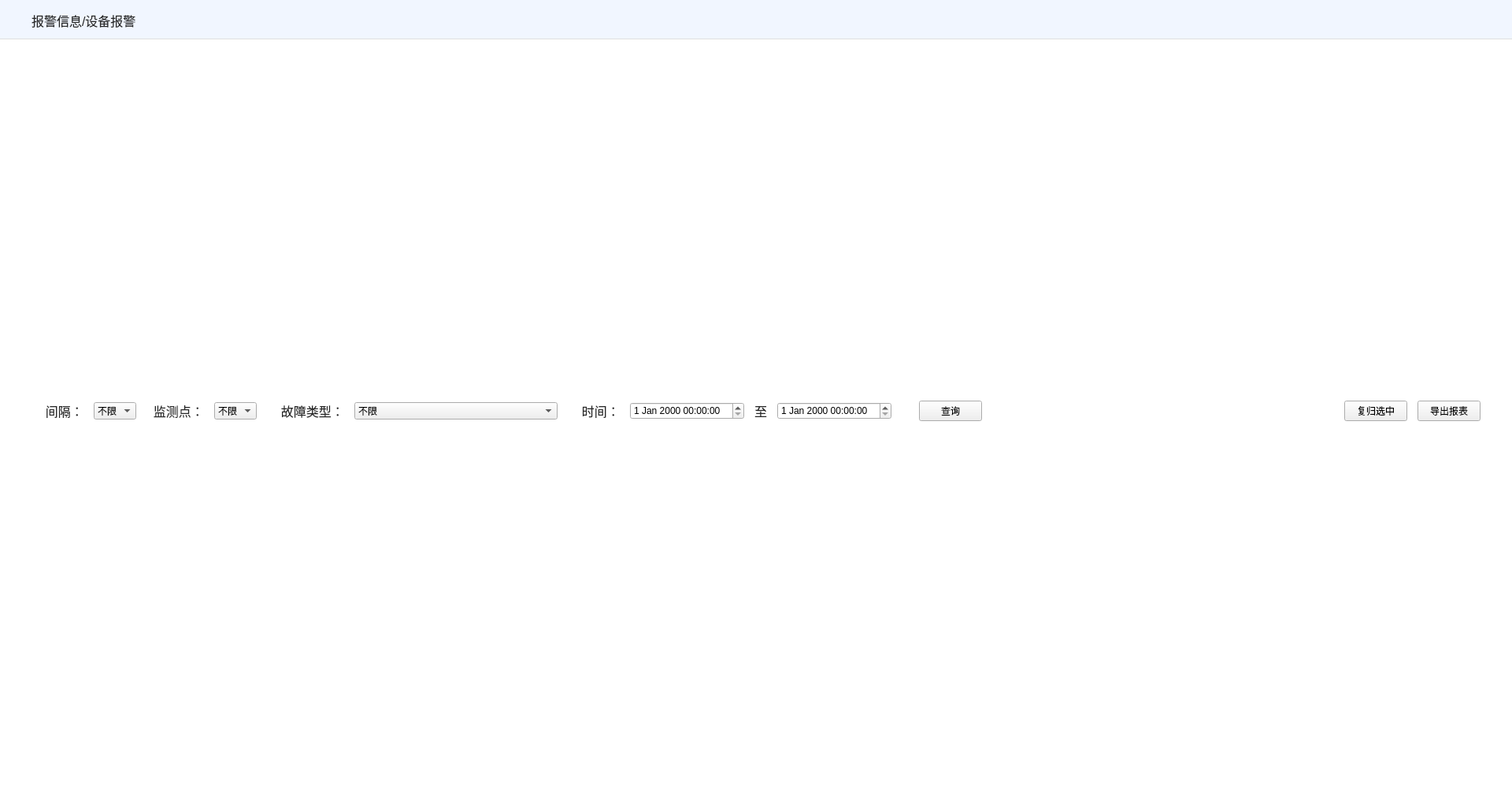
<?xml version="1.0" encoding="UTF-8"?>
<ui version="4.0">
 <class>DeviceWarningPage</class>
 <widget class="QWidget" name="DeviceWarningPage">
  <property name="geometry">
   <rect>
    <x>0</x>
    <y>0</y>
    <width>1920</width>
    <height>1005</height>
   </rect>
  </property>
  <property name="windowTitle">
   <string>Form</string>
  </property>
  <widget class="QWidget" name="topWidget" native="true">
   <property name="geometry">
    <rect>
     <x>0</x>
     <y>0</y>
     <width>1920</width>
     <height>50</height>
    </rect>
   </property>
   <property name="styleSheet">
    <string notr="true">QWidget#topWidget{
	background:rgba(241,246,255,1);
	border-style:solid;
	border-color:#DFDFDF;
	border-width: 0px 0px 1px 0px;
}</string>
   </property>
   <widget class="QLabel" name="label">
    <property name="geometry">
     <rect>
      <x>40</x>
      <y>15</y>
      <width>141</width>
      <height>21</height>
     </rect>
    </property>
    <property name="styleSheet">
     <string notr="true">width:64px;
height:21px;
font-size:16px;
font-family:微软雅黑;
color:rgba(38,38,38,1);
line-height:21px;</string>
    </property>
    <property name="text">
     <string>报警信息/设备报警</string>
    </property>
   </widget>
  </widget>
  <widget class="QWidget" name="mainWidget" native="true">
   <property name="geometry">
    <rect>
     <x>0</x>
     <y>50</y>
     <width>1920</width>
     <height>955</height>
    </rect>
   </property>
   <property name="styleSheet">
    <string notr="true">QWidget#mainWidget{
	background:#ffffff;
}
QLabel{
width:64px;
height:21px;
font-size:16px;
font-family:微软雅黑;
color:rgba(38,38,38,1);
line-height:21px;
}</string>
   </property>
   <layout class="QVBoxLayout" name="hLayout">
    <property name="spacing">
     <number>13</number>
    </property>
    <property name="leftMargin">
     <number>40</number>
    </property>
    <property name="topMargin">
     <number>30</number>
    </property>
    <property name="rightMargin">
     <number>40</number>
    </property>
    <property name="bottomMargin">
     <number>40</number>
    </property>
    <item>
     <layout class="QHBoxLayout" name="layout">
      <item>
       <widget class="QLabel" name="label_2">
        <property name="text">
         <string>    间隔：</string>
        </property>
       </widget>
      </item>
      <item>
       <widget class="QComboBox" name="spacingCombo">
        <item>
         <property name="text">
          <string>不限</string>
         </property>
        </item>
       </widget>
      </item>
      <item>
       <widget class="QLabel" name="label_3">
        <property name="text">
         <string>  监测点：</string>
        </property>
       </widget>
      </item>
      <item>
       <widget class="QComboBox" name="sensorCombo">
        <item>
         <property name="text">
          <string>不限</string>
         </property>
        </item>
       </widget>
      </item>
      <item>
       <widget class="QLabel" name="label_4">
        <property name="text">
         <string>    故障类型：</string>
        </property>
       </widget>
      </item>
      <item>
       <widget class="QComboBox" name="alarmTypeCombo">
        <item>
         <property name="text">
          <string>不限</string>
         </property>
        </item>
        <item>
         <property name="text">
          <string>传感器未接入</string>
         </property>
        </item>
        <item>
         <property name="text">
          <string>采集报警异常</string>
         </property>
        </item>
        <item>
         <property name="text">
          <string>同步频率出错</string>
         </property>
        </item>
        <item>
         <property name="text">
          <string>同步源未连接</string>
         </property>
        </item>
        <item>
         <property name="text">
          <string>同步源连接但是与用户设置同步方式的不同</string>
         </property>
        </item>
       </widget>
      </item>
      <item>
       <widget class="QLabel" name="label_5">
        <property name="text">
         <string>    时间：</string>
        </property>
       </widget>
      </item>
      <item>
       <widget class="QDateTimeEdit" name="startTimeEdit"/>
      </item>
      <item>
       <widget class="QLabel" name="label_6">
        <property name="text">
         <string>至</string>
        </property>
       </widget>
      </item>
      <item>
       <widget class="QDateTimeEdit" name="endTimeEdit"/>
      </item>
      <item>
       <widget class="QLabel" name="label_7">
        <property name="text">
         <string/>
        </property>
       </widget>
      </item>
      <item>
       <widget class="QPushButton" name="queryBtn">
        <property name="text">
         <string>查询</string>
        </property>
       </widget>
      </item>
      <item>
       <spacer name="horizontalSpacer">
        <property name="orientation">
         <enum>Qt::Horizontal</enum>
        </property>
        <property name="sizeHint" stdset="0">
         <size>
          <width>40</width>
          <height>20</height>
         </size>
        </property>
       </spacer>
      </item>
      <item>
       <widget class="QPushButton" name="pushButton">
        <property name="text">
         <string>复归选中</string>
        </property>
       </widget>
      </item>
      <item>
       <widget class="QPushButton" name="pushButton_2">
        <property name="text">
         <string>导出报表</string>
        </property>
       </widget>
      </item>
     </layout>
    </item>
   </layout>
  </widget>
 </widget>
 <resources/>
 <connections/>
</ui>
